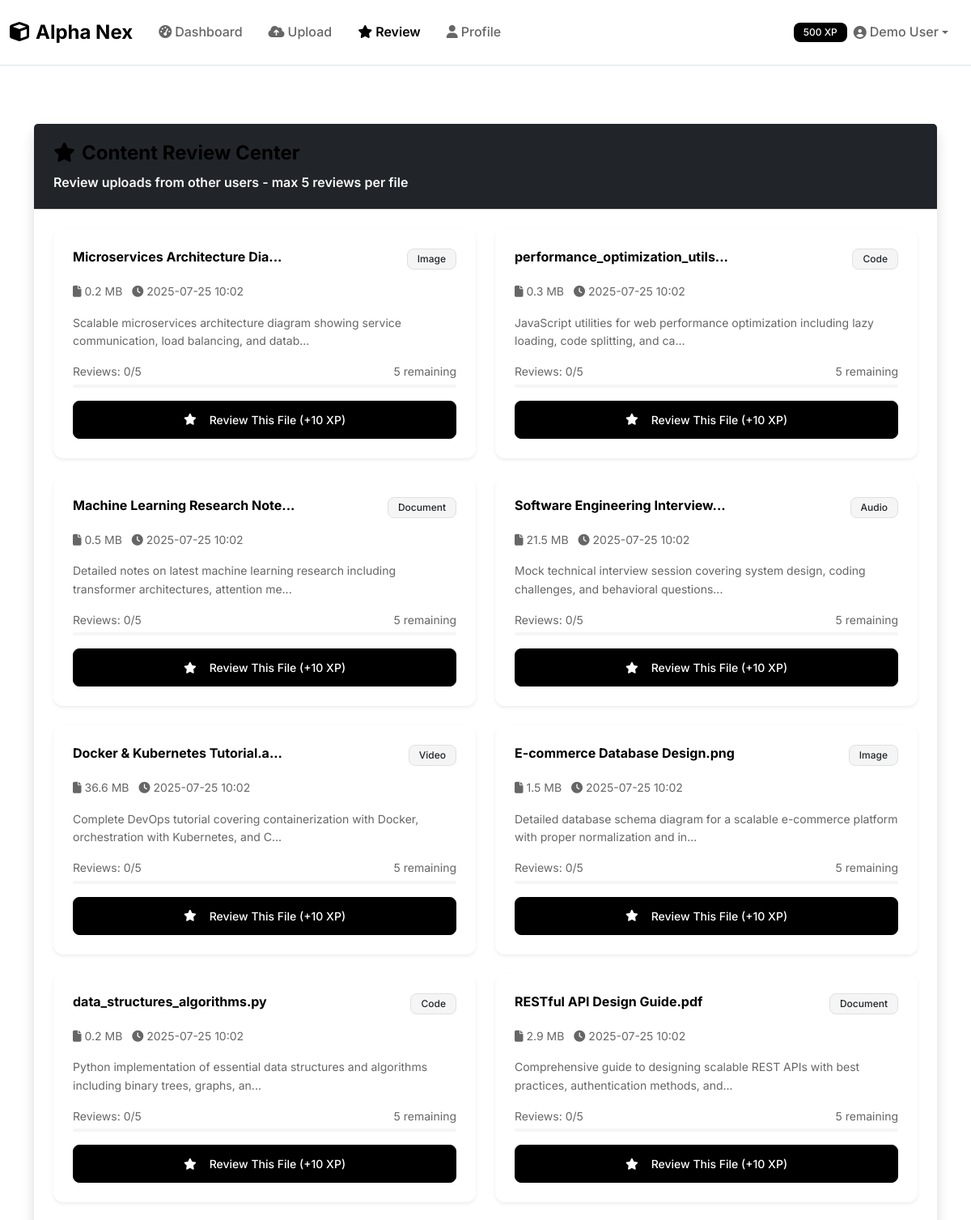
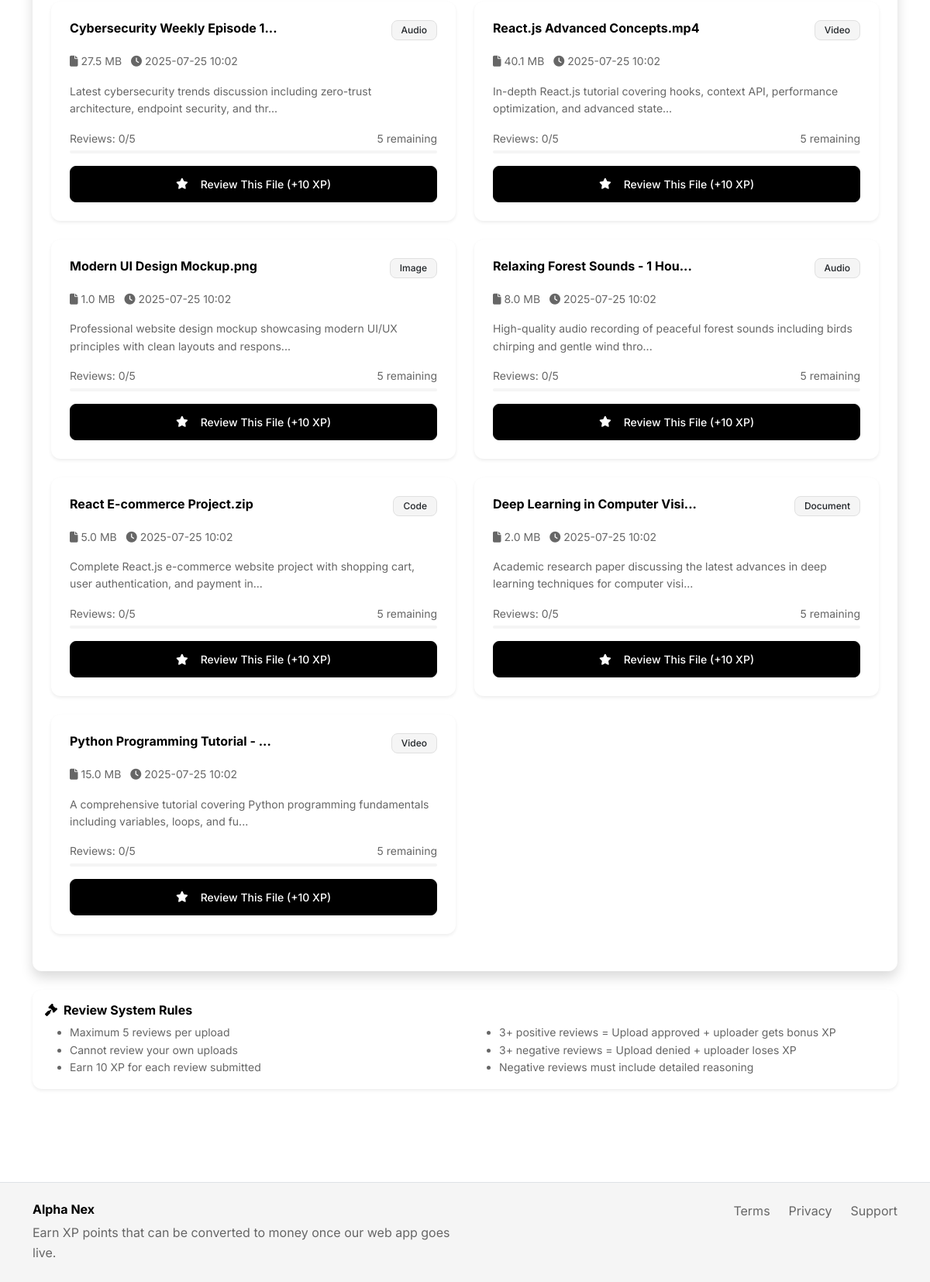
Screenshot of /review with the database file from the repository (2 pictures, top to bottom).
### models.py (models this page shows, shortened)
class User(UserMixin, db.Model):
    id = db.Column(db.Integer, primary_key=True)
    name = db.Column(db.String(100), nullable=False)
    email = db.Column(db.String(120), unique=True, nullable=False)
    password_hash = db.Column(db.String(256), nullable=False)
    is_verified = db.Column(db.Boolean, default=False)
    xp_points = db.Column(db.Integer, default=0)
    uploader_strikes = db.Column(db.Integer, default=0)
    reviewer_strikes = db.Column(db.Integer, default=0)
    is_banned = db.Column(db.Boolean, default=False)
    created_at = db.Column(db.DateTime, default=datetime.utcnow)
    kyc_verified = db.Column(db.Boolean, default=False)
    document_path = db.Column(db.String(255))
    selfie_path = db.Column(db.String(255))
    daily_upload_bytes = db.Column(db.Integer, default=0)
    daily_upload_reset = db.Column(db.DateTime, default=datetime.utcnow)
    uploads = db.relationship('Upload', backref='user', lazy=True)
    reviews = db.relationship('Review', backref='reviewer', lazy=True)
    strikes = db.relationship('Strike', backref='user', lazy=True)
    withdrawals = db.relationship('WithdrawalRequest', backref='user', lazy=True)

class Upload(db.Model):
    id = db.Column(db.Integer, primary_key=True)
    user_id = db.Column(db.Integer, db.ForeignKey('user.id'), nullable=False)
    filename = db.Column(db.String(255), nullable=False)
    original_filename = db.Column(db.String(255), nullable=False)
    file_path = db.Column(db.String(500), nullable=False)
    file_size = db.Column(db.Integer, nullable=False)
    description = db.Column(db.Text, nullable=False)
    category = db.Column(db.String(50), nullable=False)
    status = db.Column(db.String(20), default='pending')  # pending, approved, rejected
    ai_consent = db.Column(db.Boolean, default=False)
    uploaded_at = db.Column(db.DateTime, default=datetime.utcnow)
    deletion_deadline = db.Column(db.DateTime)
    duplicate_score = db.Column(db.Float, default=0.0)
    spam_score = db.Column(db.Float, default=0.0)
    reviews = db.relationship('Review', backref='upload', lazy=True, cascade='all, delete-orphan')

### routes.py (the view)
@app.route('/review')
def review_content():
    demo_user = User.query.filter_by(email='demo@alphanex.com').first()
    if not demo_user:
        return redirect(url_for('dashboard'))
    if demo_user.is_banned:
        flash('Your account is banned and cannot review content.', 'error')
        return redirect(url_for('dashboard'))
    reviewed_upload_ids = [r.upload_id for r in demo_user.reviews]
    uploads = Upload.query.filter(
        Upload.user_id != demo_user.id,  # Cannot review own uploads
        ~Upload.id.in_(reviewed_upload_ids)  # Haven't reviewed yet
    ).order_by(Upload.uploaded_at.desc()).all()
    available_uploads = []
    for upload in uploads:
        review_count = Review.query.filter_by(upload_id=upload.id).count()
        if review_count < 5:  # Max 5 reviews per upload
            available_uploads.append(upload)
    return render_template('reviewer/review.html', uploads=available_uploads, demo_user=demo_user)

### templates/reviewer/review.html (shortened to what this page needs)
{% extends "base.html" %}
{% block content %}
<div class="container my-5">
    <div class="row">
        <div class="col">
            <div class="card border-0 shadow">
                <div class="card-header bg-dark text-white">
                    <h4 class="mb-0">
                        <i class="fas fa-star me-2"></i>Content Review Center
                    </h4>
                    <p class="mb-0 mt-2 text-light">Review uploads from other users - max 5 reviews per file</p>
                </div>
                <div class="card-body p-4">
                    {% if uploads %}
                    <div class="row">
                        {% for upload in uploads %}
                        <div class="col-lg-6 mb-4">
                            <div class="card border-0 shadow-sm h-100">
                                <div class="card-body">
                                    <div class="d-flex justify-content-between align-items-start mb-3">
                                        <h6 class="fw-bold mb-0">{{ upload.original_filename[:30] }}{% if upload.original_filename|length > 30 %}...{% endif %}</h6>
                                        <span class="badge bg-light text-dark">{{ upload.category.title() }}</span>
                                    </div>
                                    <div class="mb-3">
                                        <small class="text-muted d-block">
                                            <i class="fas fa-file me-1"></i>{{ "%.1f"|format(upload.file_size / 1024 / 1024) }} MB
                                            <i class="fas fa-clock ms-2 me-1"></i>{{ upload.uploaded_at.strftime('%Y-%m-%d %H:%M') }}
                                        </small>
                                    </div>
                                    <p class="text-muted small mb-3">{{ upload.description[:100] }}{% if upload.description|length > 100 %}...{% endif %}</p>
                                    {% set review_count = upload.reviews|length %}
                                    <div class="mb-3">
                                        <div class="d-flex justify-content-between align-items-center mb-1">
                                            <small class="text-muted">Reviews: {{ review_count }}/5</small>
                                            <small class="text-muted">
                                                {% if review_count >= 5 %}Complete{% else %}{{ 5 - review_count }} remaining{% endif %}
                                            </small>
                                        </div>
                                        <div class="progress" style="height: 4px;">
                                        </div>
                                    </div>
                                    {% if review_count < 5 %}
                                    <a href="{{ url_for('review_upload', upload_id=upload.id) }}" class="btn btn-dark btn-sm w-100">
                                        <i class="fas fa-star me-2"></i>Review This File (+10 XP)
                                    </a>
                                    {% else %}
                                    <button class="btn btn-secondary btn-sm w-100" disabled>
                                        <i class="fas fa-check me-2"></i>Review Complete
                                    </button>
                                    {% endif %}
                                </div>
                            </div>
                        </div>
                        {% endfor %}
                    </div>
                    {% endif %}
                </div>
            </div>
        </div>
    </div>
    {% if uploads %}
    <div class="row mt-4">
        <div class="col">
            <div class="card border-0 shadow-sm">
                <div class="card-body p-3">
                    <h6 class="fw-bold mb-2"><i class="fas fa-gavel me-2"></i>Review System Rules</h6>
                    <div class="row">
                        <div class="col-md-6">
                            <ul class="mb-0 small text-muted">
                                <li>Maximum 5 reviews per upload</li>
                                <li>Cannot review your own uploads</li>
                                <li>Earn 10 XP for each review submitted</li>
                            </ul>
                        </div>
                        <div class="col-md-6">
                            <ul class="mb-0 small text-muted">
                                <li>3+ positive reviews = Upload approved + uploader gets bonus XP</li>
                                <li>3+ negative reviews = Upload denied + uploader loses XP</li>
                                <li>Negative reviews must include detailed reasoning</li>
                            </ul>
                        </div>
                    </div>
                </div>
            </div>
        </div>
    </div>
    {% endif %}
</div>
{% endblock %}

### templates/base.html (shortened to what this page needs)
<!DOCTYPE html>
<html lang="en">
<head>
    <link href="https://cdn.jsdelivr.net/npm/bootstrap@5.3.0/dist/css/bootstrap.min.css" rel="stylesheet">
    <link href="https://cdnjs.cloudflare.com/ajax/libs/font-awesome/6.4.0/css/all.min.css" rel="stylesheet">
    <link href="{{ url_for('static', filename='css/style.css') }}" rel="stylesheet">
</head>
<body>
    <nav class="navbar navbar-expand-lg navbar-light bg-white border-bottom">
        <div class="container-fluid">
            <a class="navbar-brand fw-bold text-black" href="{{ url_for('index') }}">
                <i class="fas fa-cube me-2"></i>Alpha Nex
            </a>
            <div class="collapse navbar-collapse" id="navbarNav">
                <ul class="navbar-nav me-auto">
                    <li class="nav-item">
                        <a class="nav-link" href="{{ url_for('dashboard') }}">
                            <i class="fas fa-tachometer-alt me-1"></i>Dashboard
                        </a>
                    </li>
                    <li class="nav-item">
                        <a class="nav-link" href="{{ url_for('upload_file') }}">
                            <i class="fas fa-cloud-upload-alt me-1"></i>Upload
                        </a>
                    </li>
                    <li class="nav-item">
                        <a class="nav-link" href="{{ url_for('review_content') }}">
                            <i class="fas fa-star me-1"></i>Review
                        </a>
                    </li>
                    <li class="nav-item">
                        <a class="nav-link" href="{{ url_for('profile') }}">
                            <i class="fas fa-user me-1"></i>Profile
                        </a>
                    </li>
                </ul>
                <ul class="navbar-nav">
                    <li class="nav-item dropdown">
                        <a class="nav-link dropdown-toggle d-flex align-items-center" href="#" role="button" data-bs-toggle="dropdown">
                            <span class="badge bg-dark me-2">{{ demo_user.xp_points if demo_user else 500 }} XP</span>
                            <i class="fas fa-user-circle me-1"></i>{{ demo_user.name if demo_user else 'Demo User' }}
                        </a>
                    </li>
                </ul>
            </div>
        </div>
    </nav>
    <main class="container-fluid py-4">
        {% block content %}{% endblock %}
    </main>
    <footer class="bg-light border-top mt-5 py-4">
        <div class="container">
            <div class="row">
                <div class="col-md-6">
                    <h6 class="fw-bold text-black">Alpha Nex</h6>
                    <p class="text-muted mb-0">Earn XP points that can be converted to money once our web app goes live.</p>
                </div>
                <div class="col-md-6 text-md-end">
                    <div class="d-flex justify-content-md-end gap-4">
                        <a href="#" class="text-decoration-none text-muted">Terms</a>
                        <a href="#" class="text-decoration-none text-muted">Privacy</a>
                        <a href="#" class="text-decoration-none text-muted">Support</a>
                    </div>
                </div>
            </div>
        </div>
    </footer>
</body>
</html>

### static/css/style.css (style rules this page uses)
:root { --primary-black: #000000; --primary-white: #ffffff; --dark-gray: #1a1a1a; --medium-gray: #666666; --light-gray: #f5f5f5; --border-gray: #e0e0e0; --hover-gray: #f8f9fa; --font-family: 'Inter', 'Roboto', -apple-system, BlinkMacSystemFont, sans-serif; --font-weight-light: 300; --font-weight-normal: 400; --font-weight-medium: 500; --font-weight-semibold: 600; --font-weight-bold: 700; --border-radius: 8px; --border-radius-lg: 12px; --box-shadow: 0 2px 12px rgba(0, 0, 0, 0.08); --box-shadow-lg: 0 4px 24px rgba(0, 0, 0, 0.12); --transition-fast: 0.15s ease-in-out; --transition-normal: 0.3s ease-in-out; --transition-slow: 0.5s ease-in-out; }
body { font-family: var(--font-family); font-weight: var(--font-weight-normal); color: var(--dark-gray); background-color: var(--primary-white); line-height: 1.6; -webkit-font-smoothing: antialiased; -moz-osx-font-smoothing: grayscale; }
h1, h2, h3, h4, h5, h6 { font-family: var(--font-family); font-weight: var(--font-weight-bold); color: var(--primary-black); line-height: 1.3; margin-bottom: 0.5rem; }
.text-black { color: var(--primary-black) !important; }
.text-muted { color: var(--medium-gray) !important; }
.navbar { border-bottom: 1px solid var(--border-gray); background-color: var(--primary-white) !important; padding: 1rem 0; }
.navbar-brand { font-weight: var(--font-weight-bold); color: var(--primary-black) !important; font-size: 1.5rem; }
.navbar-nav .nav-link { color: var(--medium-gray) !important; font-weight: var(--font-weight-medium); padding: 0.5rem 1rem !important; transition: color var(--transition-fast); }
.navbar-nav .nav-link.active { color: var(--primary-black) !important; font-weight: var(--font-weight-semibold); }
.btn { font-family: var(--font-family); font-weight: var(--font-weight-medium); border-radius: var(--border-radius); padding: 0.75rem 1.5rem; transition: all var(--transition-fast); border: none; display: inline-flex; align-items: center; justify-content: center; gap: 0.5rem; }
.btn-dark { background-color: var(--primary-black); color: var(--primary-white); border: 1px solid var(--primary-black); }
.card { border: 1px solid var(--border-gray); border-radius: var(--border-radius-lg); background-color: var(--primary-white); box-shadow: var(--box-shadow); transition: all var(--transition-normal); }
.card-header { background-color: var(--primary-white); border-bottom: 1px solid var(--border-gray); padding: 1.25rem 1.5rem; font-weight: var(--font-weight-semibold); }
.card-body { padding: 1.5rem; }
.bg-light { background-color: var(--light-gray) !important; }
.bg-white { background-color: var(--primary-white) !important; }
.badge { font-family: var(--font-family); font-weight: var(--font-weight-medium); padding: 0.375rem 0.75rem; border-radius: var(--border-radius); font-size: 0.75rem; display: inline-flex; align-items: center; gap: 0.25rem; }
.badge.bg-dark { background-color: var(--primary-black) !important; color: var(--primary-white); }
.badge.bg-light { background-color: var(--light-gray) !important; color: var(--primary-black); border: 1px solid var(--border-gray); }
.progress { background-color: var(--light-gray); border-radius: var(--border-radius); height: 8px; }

### rows the page displays
User: xp_points "500", name "Demo User"
Upload: original_filename "Microservices Architecture Dia", category "Image", upload.file_size/1024/1024 "0.2", uploaded_at "2025-07-25 10:02", description "Scalable microservices architecture diagram showing service communication, load balancing, and datab", review_count "0", value "5"
Upload: original_filename "performance_optimization_utils", category "Code", upload.file_size/1024/1024 "0.3", uploaded_at "2025-07-25 10:02", description "JavaScript utilities for web performance optimization including lazy loading, code splitting, and ca", review_count "0", value "5"
Upload: original_filename "Machine Learning Research Note", category "Document", upload.file_size/1024/1024 "0.5", uploaded_at "2025-07-25 10:02", description "Detailed notes on latest machine learning research including transformer architectures, attention me", review_count "0", value "5"
Upload: original_filename "Software Engineering Interview", category "Audio", upload.file_size/1024/1024 "21.5", uploaded_at "2025-07-25 10:02", description "Mock technical interview session covering system design, coding challenges, and behavioral questions", review_count "0", value "5"
Upload: original_filename "Docker & Kubernetes Tutorial.a", category "Video", upload.file_size/1024/1024 "36.6", uploaded_at "2025-07-25 10:02", description "Complete DevOps tutorial covering containerization with Docker, orchestration with Kubernetes, and C", review_count "0", value "5"
Upload: original_filename "E-commerce Database Design.png", category "Image", upload.file_size/1024/1024 "1.5", uploaded_at "2025-07-25 10:02", description "Detailed database schema diagram for a scalable e-commerce platform with proper normalization and in", review_count "0", value "5"
Upload: original_filename "data_structures_algorithms.py", category "Code", upload.file_size/1024/1024 "0.2", uploaded_at "2025-07-25 10:02", description "Python implementation of essential data structures and algorithms including binary trees, graphs, an", review_count "0", value "5"
Upload: original_filename "RESTful API Design Guide.pdf", category "Document", upload.file_size/1024/1024 "2.9", uploaded_at "2025-07-25 10:02", description "Comprehensive guide to designing scalable REST APIs with best practices, authentication methods, and", review_count "0", value "5"
Upload: original_filename "Cybersecurity Weekly Episode 1", category "Audio", upload.file_size/1024/1024 "27.5", uploaded_at "2025-07-25 10:02", description "Latest cybersecurity trends discussion including zero-trust architecture, endpoint security, and thr", review_count "0", value "5"
Upload: original_filename "React.js Advanced Concepts.mp4", category "Video", upload.file_size/1024/1024 "40.1", uploaded_at "2025-07-25 10:02", description "In-depth React.js tutorial covering hooks, context API, performance optimization, and advanced state", review_count "0", value "5"
Upload: original_filename "Modern UI Design Mockup.png", category "Image", upload.file_size/1024/1024 "1.0", uploaded_at "2025-07-25 10:02", description "Professional website design mockup showcasing modern UI/UX principles with clean layouts and respons", review_count "0", 5-review_count "5"
Upload: original_filename "Relaxing Forest Sounds - 1 Hou", category "Audio", upload.file_size/1024/1024 "8.0", uploaded_at "2025-07-25 10:02", description "High-quality audio recording of peaceful forest sounds including birds chirping and gentle wind thro", review_count "0", value "5"
Upload: original_filename "React E-commerce Project.zip", category "Code", upload.file_size/1024/1024 "5.0", uploaded_at "2025-07-25 10:02", description "Complete React.js e-commerce website project with shopping cart, user authentication, and payment in", review_count "0", value "5"
Upload: original_filename "Deep Learning in Computer Visi", category "Document", upload.file_size/1024/1024 "2.0", uploaded_at "2025-07-25 10:02", description "Academic research paper discussing the latest advances in deep learning techniques for computer visi", review_count "0", value "5"
Upload: original_filename "Python Programming Tutorial -", category "Video", upload.file_size/1024/1024 "15.0", uploaded_at "2025-07-25 10:02", description "A comprehensive tutorial covering Python programming fundamentals including variables, loops, and fu", review_count "0", value "5"
